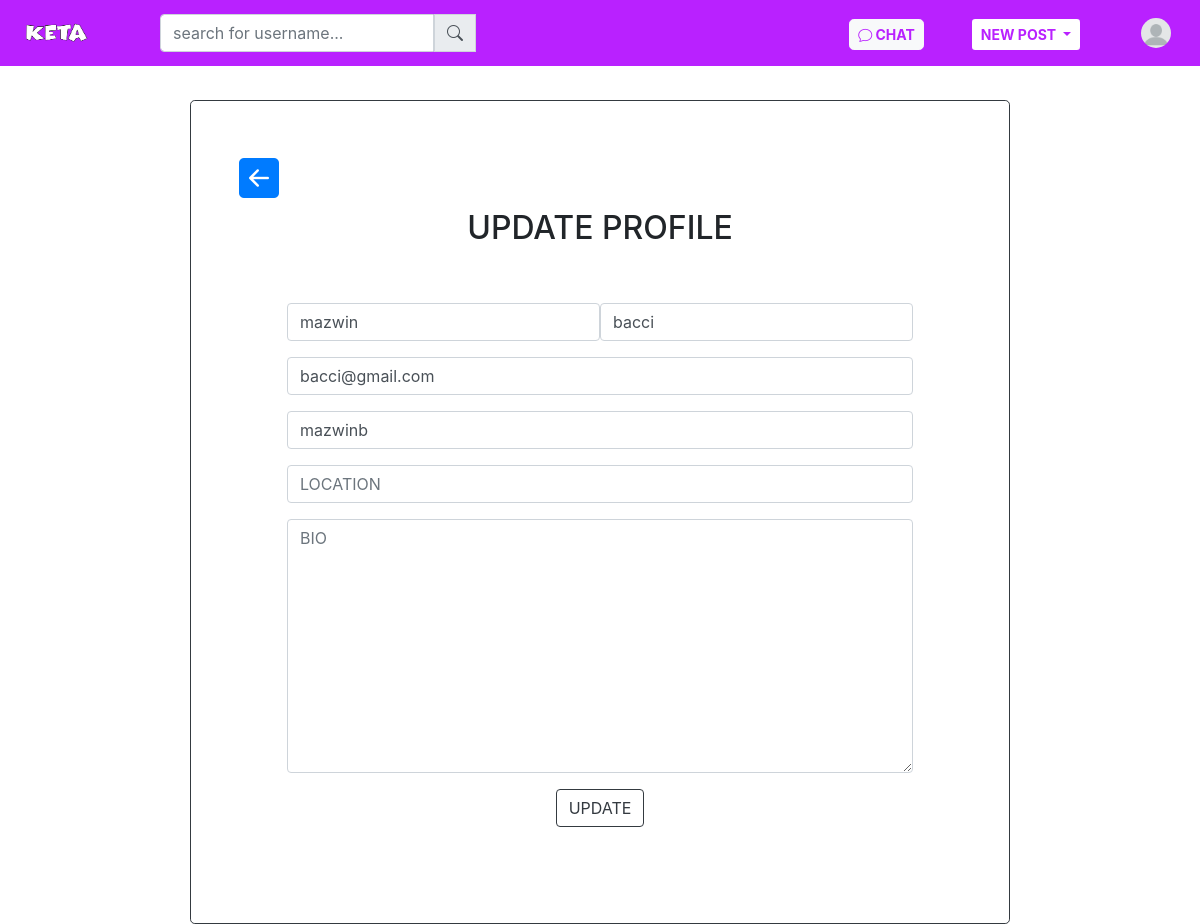
The app's page /user/updateprofile/ (signed in) with its own data.
### accounts/models.py (models this page shows, shortened)
class Profile(models.Model):
    user = models.ForeignKey(user,on_delete=models.CASCADE)
    prof_id = models.BigAutoField(primary_key=True)
    profilepic = models.ImageField(
        upload_to='Upload/ProfilePicture',
        default='Upload/ProfilePicture/defaultprofile.png',
    )
    bio = models.CharField(
        max_length=200,
        blank=True
    )
    location = models.CharField(
        max_length=200,
        blank=True
    )

### user/views.py (the view, shortened to what this page needs)
# urls.py: path('updateprofile/',updateprofile,name='updateprofile'),
@login_required(login_url='login')
def updateprofile(request):
    profile = Profile.objects.get(user_id=request.user.id)
    user = User.objects.get(id=request.user.id)
    if request.method == 'GET':
        context = {
            'profile':profile
        }
        return render(request,'updateprofile.html',context)

### user/templates/updateprofile.html (shortened to what this page needs)
{% extends 'userbase.html' %}
{% block content %}
    <div class="row justify-content-center">
        <div class="col-md-8 p-5 border border-dark rounded-lg">
            <a style="font-size: 40px;" href="{% url 'my_profile' %}"><i class="bi bi-arrow-left-square-fill"></i></a>
            <h2 class="text-center">UPDATE PROFILE</h2>
            <div class="container p-5">
                <form action="" method="post" enctype="multipart/form-data">
                    <div class="form-group name">
                        <input type="text" placeholder="FIRST NAME" value="{{ profile.user.first_name }}" id="firstname" name="firstname" class="form-control">
                        <input type="text" placeholder="LAST NAME" value="{{ profile.user.last_name }}" id="lastname" name="lastname" class="form-control">
                    </div>
                    <div class="form-group">
                        <input type="email" placeholder="EMAIL" value="{{ profile.user.email }}" id="email" name="email" class="form-control">
                    </div>
                    <div class="form-group">
                        <input type="text" placeholder="USERNAME" value="{{ profile.user.username }}" id="username" name="username" class="form-control">
                    </div>
                    <div class="form-group">
                        <input type="text" name="location" value="{{ profile.location }}" id="location" placeholder="LOCATION" class="form-control">
                    </div>
                    <div class="form-group">
                        <textarea class="form-control" placeholder="BIO" name="bio" id="bio" cols="30" rows="10">{{ profile.bio }}</textarea>
                    </div>
                    <div class="text-center mt-3">
                        <button type="submit" class="btn btn-outline-dark">UPDATE</button>
                    </div>
                </form>
            </div>
        </div>
    </div>
{% endblock content %}

### user/templates/userbase.html (style rules this page uses)
* { margin: 0; padding: 0; box-sizing: border-box; }
body { overflow-x: hidden; margin-top: 70px; }

### user/templates/updateprofile.html (style rules this page uses)
#firstname,#lastname { width: 50%; }
.name { display: flex; }

### records on screen
Profile: firstname "mazwin", lastname "bacci", email "bacci@gmail.com", username "mazwinb"
